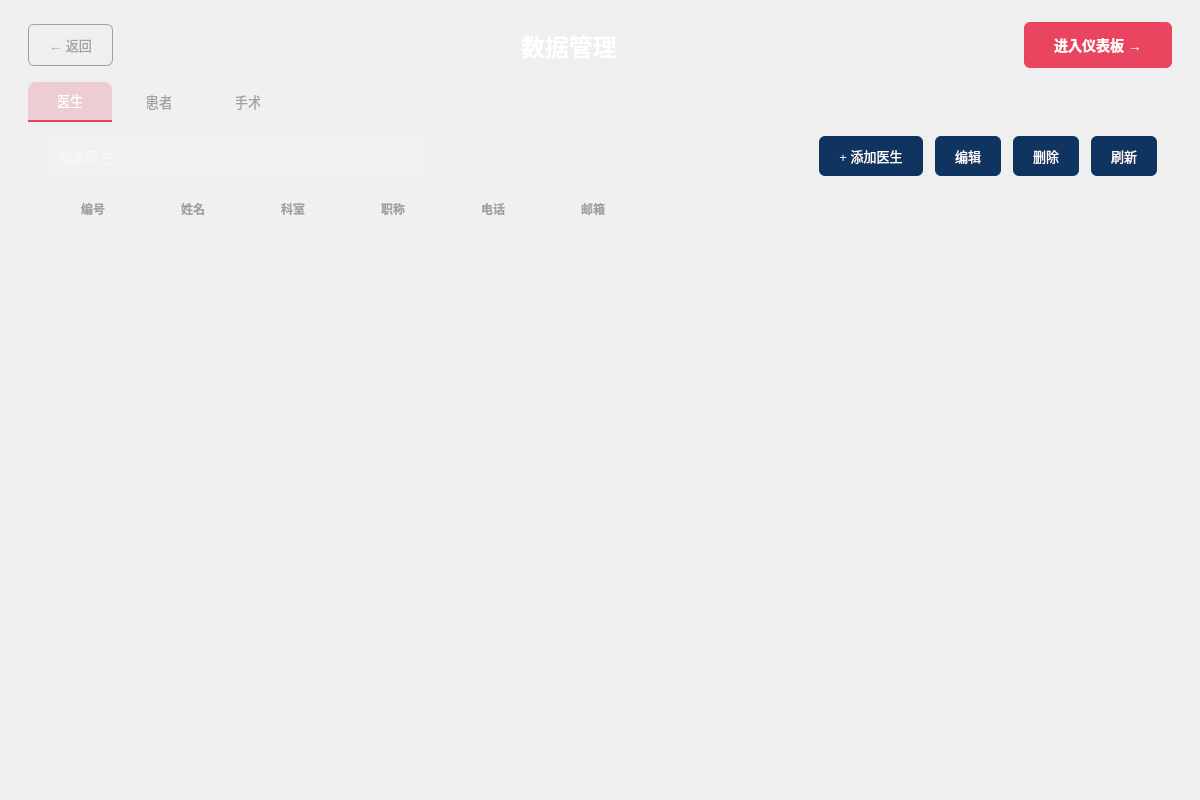
<?xml version="1.0" encoding="UTF-8"?>
<ui version="4.0">
 <class>ManagementPage</class>
 <widget class="QWidget" name="ManagementPage">
  <property name="geometry">
   <rect>
    <x>0</x>
    <y>0</y>
    <width>1200</width>
    <height>800</height>
   </rect>
  </property>
  <property name="windowTitle">
   <string>数据管理</string>
  </property>
  <property name="styleSheet">
   <string notr="true">QWidget#ManagementPage {
    background: qlineargradient(x1:0, y1:0, x2:1, y2:1,
        stop:0 #1a1a2e, stop:1 #16213e);
}

QLabel#titleLabel {
    color: #ffffff;
    font-size: 24px;
    font-weight: bold;
}

QTabWidget::pane {
    border: 1px solid rgba(255, 255, 255, 0.1);
    border-radius: 10px;
    background-color: rgba(255, 255, 255, 0.02);
    top: -1px;
}

QTabBar::tab {
    background-color: rgba(255, 255, 255, 0.05);
    color: #a0a0a0;
    padding: 12px 30px;
    margin-right: 5px;
    border-top-left-radius: 8px;
    border-top-right-radius: 8px;
    font-size: 14px;
}

QTabBar::tab:selected {
    background-color: rgba(233, 69, 96, 0.2);
    color: #ffffff;
    border-bottom: 2px solid #e94560;
}

QTabBar::tab:hover:!selected {
    background-color: rgba(255, 255, 255, 0.1);
}

QTableWidget {
    background-color: transparent;
    border: none;
    gridline-color: rgba(255, 255, 255, 0.1);
    color: #ffffff;
    font-size: 13px;
}

QTableWidget::item {
    padding: 10px;
    border-bottom: 1px solid rgba(255, 255, 255, 0.05);
}

QTableWidget::item:selected {
    background-color: rgba(233, 69, 96, 0.3);
}

QHeaderView::section {
    background-color: rgba(255, 255, 255, 0.05);
    color: #a0a0a0;
    padding: 10px;
    border: none;
    border-bottom: 1px solid rgba(255, 255, 255, 0.1);
    font-weight: bold;
}

QLineEdit {
    background-color: rgba(255, 255, 255, 0.1);
    border: 1px solid rgba(255, 255, 255, 0.2);
    border-radius: 6px;
    padding: 8px 12px;
    color: #ffffff;
    font-size: 14px;
}

QLineEdit:focus {
    border-color: #e94560;
}

QPushButton {
    background-color: #0f3460;
    color: white;
    border: none;
    border-radius: 6px;
    padding: 10px 20px;
    font-size: 13px;
}

QPushButton:hover {
    background-color: #e94560;
}

QPushButton#backButton {
    background-color: transparent;
    color: #a0a0a0;
    border: 1px solid #a0a0a0;
}

QPushButton#backButton:hover {
    color: #ffffff;
    border-color: #ffffff;
}

QPushButton#enterDashboardButton {
    background-color: #e94560;
    padding: 12px 30px;
    font-size: 14px;
    font-weight: bold;
}

QPushButton#enterDashboardButton:hover {
    background-color: #ff6b6b;
}</string>
  </property>
  <layout class="QVBoxLayout" name="mainLayout">
   <property name="spacing">
    <number>14</number>
   </property>
   <property name="leftMargin">
    <number>28</number>
   </property>
   <property name="topMargin">
    <number>22</number>
   </property>
   <property name="rightMargin">
    <number>28</number>
   </property>
   <property name="bottomMargin">
    <number>22</number>
   </property>
   <item>
    <layout class="QHBoxLayout" name="headerLayout">
     <item>
      <widget class="QPushButton" name="backButton">
       <property name="text">
        <string>← 返回</string>
       </property>
       <property name="cursor">
        <cursorShape>PointingHandCursor</cursorShape>
       </property>
      </widget>
     </item>
     <item>
      <spacer name="headerLeftSpacer">
       <property name="orientation">
        <enum>Qt::Horizontal</enum>
       </property>
       <property name="sizeHint" stdset="0">
        <size>
         <width>40</width>
         <height>20</height>
        </size>
       </property>
      </spacer>
     </item>
     <item>
      <widget class="QLabel" name="titleLabel">
       <property name="text">
        <string>数据管理</string>
       </property>
      </widget>
     </item>
     <item>
      <spacer name="headerRightSpacer">
       <property name="orientation">
        <enum>Qt::Horizontal</enum>
       </property>
       <property name="sizeHint" stdset="0">
        <size>
         <width>40</width>
         <height>20</height>
        </size>
       </property>
      </spacer>
     </item>
     <item>
      <widget class="QPushButton" name="enterDashboardButton">
       <property name="text">
        <string>进入仪表板 →</string>
       </property>
       <property name="cursor">
        <cursorShape>PointingHandCursor</cursorShape>
       </property>
      </widget>
     </item>
    </layout>
   </item>
   <item>
    <widget class="QTabWidget" name="tabWidget">
     <property name="currentIndex">
      <number>0</number>
     </property>
     <widget class="QWidget" name="doctorTab">
      <attribute name="title">
       <string>医生</string>
      </attribute>
      <layout class="QVBoxLayout" name="doctorTabLayout">
       <property name="spacing">
        <number>12</number>
       </property>
       <property name="leftMargin">
        <number>14</number>
       </property>
       <property name="topMargin">
        <number>14</number>
       </property>
       <property name="rightMargin">
        <number>14</number>
       </property>
       <property name="bottomMargin">
        <number>14</number>
       </property>
       <item>
        <layout class="QHBoxLayout" name="doctorToolbarLayout">
         <item>
          <widget class="QLineEdit" name="doctorSearchEdit">
            <property name="minimumSize">
             <size>
              <width>260</width>
              <height>0</height>
             </size>
            </property>
           <property name="placeholderText">
            <string>搜索医生...</string>
           </property>
          </widget>
         </item>
         <item>
          <spacer name="doctorToolbarSpacer">
           <property name="orientation">
            <enum>Qt::Horizontal</enum>
           </property>
           <property name="sizeHint" stdset="0">
            <size>
             <width>40</width>
             <height>20</height>
            </size>
           </property>
          </spacer>
         </item>
         <item>
          <widget class="QPushButton" name="addDoctorButton">
           <property name="text">
            <string>+ 添加医生</string>
           </property>
          </widget>
         </item>
         <item>
          <widget class="QPushButton" name="editDoctorButton">
           <property name="text">
            <string>编辑</string>
           </property>
          </widget>
         </item>
         <item>
          <widget class="QPushButton" name="deleteDoctorButton">
           <property name="text">
            <string>删除</string>
           </property>
          </widget>
         </item>
         <item>
          <widget class="QPushButton" name="refreshDoctorButton">
           <property name="text">
            <string>刷新</string>
           </property>
          </widget>
         </item>
        </layout>
       </item>
       <item>
        <widget class="QTableWidget" name="doctorTable">
         <property name="selectionMode">
          <enum>QAbstractItemView::SingleSelection</enum>
         </property>
         <property name="selectionBehavior">
          <enum>QAbstractItemView::SelectRows</enum>
         </property>
         <column>
          <property name="text">
           <string>编号</string>
          </property>
         </column>
         <column>
          <property name="text">
           <string>姓名</string>
          </property>
         </column>
         <column>
          <property name="text">
           <string>科室</string>
          </property>
         </column>
         <column>
          <property name="text">
           <string>职称</string>
          </property>
         </column>
         <column>
          <property name="text">
           <string>电话</string>
          </property>
         </column>
         <column>
          <property name="text">
           <string>邮箱</string>
          </property>
         </column>
        </widget>
       </item>
      </layout>
     </widget>
     <widget class="QWidget" name="patientTab">
      <attribute name="title">
       <string>患者</string>
      </attribute>
      <layout class="QVBoxLayout" name="patientTabLayout">
       <property name="spacing">
        <number>12</number>
       </property>
       <property name="leftMargin">
        <number>14</number>
       </property>
       <property name="topMargin">
        <number>14</number>
       </property>
       <property name="rightMargin">
        <number>14</number>
       </property>
       <property name="bottomMargin">
        <number>14</number>
       </property>
       <item>
        <layout class="QHBoxLayout" name="patientToolbarLayout">
         <item>
          <widget class="QLineEdit" name="patientSearchEdit">
            <property name="minimumSize">
             <size>
              <width>260</width>
              <height>0</height>
             </size>
            </property>
           <property name="placeholderText">
            <string>搜索患者...</string>
           </property>
          </widget>
         </item>
         <item>
          <spacer name="patientToolbarSpacer">
           <property name="orientation">
            <enum>Qt::Horizontal</enum>
           </property>
           <property name="sizeHint" stdset="0">
            <size>
             <width>40</width>
             <height>20</height>
            </size>
           </property>
          </spacer>
         </item>
         <item>
          <widget class="QPushButton" name="addPatientButton">
           <property name="text">
            <string>+ 添加患者</string>
           </property>
          </widget>
         </item>
         <item>
          <widget class="QPushButton" name="editPatientButton">
           <property name="text">
            <string>编辑</string>
           </property>
          </widget>
         </item>
         <item>
          <widget class="QPushButton" name="deletePatientButton">
           <property name="text">
            <string>删除</string>
           </property>
          </widget>
         </item>
         <item>
          <widget class="QPushButton" name="refreshPatientButton">
           <property name="text">
            <string>刷新</string>
           </property>
          </widget>
         </item>
        </layout>
       </item>
       <item>
        <widget class="QTableWidget" name="patientTable">
         <property name="selectionMode">
          <enum>QAbstractItemView::SingleSelection</enum>
         </property>
         <property name="selectionBehavior">
          <enum>QAbstractItemView::SelectRows</enum>
         </property>
         <column>
          <property name="text">
           <string>编号</string>
          </property>
         </column>
         <column>
          <property name="text">
           <string>姓名</string>
          </property>
         </column>
         <column>
          <property name="text">
           <string>性别</string>
          </property>
         </column>
         <column>
          <property name="text">
           <string>年龄</string>
          </property>
         </column>
         <column>
          <property name="text">
           <string>电话</string>
          </property>
         </column>
         <column>
          <property name="text">
           <string>诊断</string>
          </property>
         </column>
         <column>
          <property name="text">
           <string>主治医生</string>
          </property>
         </column>
        </widget>
       </item>
      </layout>
     </widget>
     <widget class="QWidget" name="surgeryTab">
      <attribute name="title">
       <string>手术</string>
      </attribute>
      <layout class="QVBoxLayout" name="surgeryTabLayout">
       <property name="spacing">
        <number>12</number>
       </property>
       <property name="leftMargin">
        <number>14</number>
       </property>
       <property name="topMargin">
        <number>14</number>
       </property>
       <property name="rightMargin">
        <number>14</number>
       </property>
       <property name="bottomMargin">
        <number>14</number>
       </property>
       <item>
        <layout class="QHBoxLayout" name="surgeryToolbarLayout">
         <item>
          <widget class="QLineEdit" name="surgerySearchEdit">
            <property name="minimumSize">
             <size>
              <width>260</width>
              <height>0</height>
             </size>
            </property>
           <property name="placeholderText">
            <string>搜索手术...</string>
           </property>
          </widget>
         </item>
         <item>
          <spacer name="surgeryToolbarSpacer">
           <property name="orientation">
            <enum>Qt::Horizontal</enum>
           </property>
           <property name="sizeHint" stdset="0">
            <size>
             <width>40</width>
             <height>20</height>
            </size>
           </property>
          </spacer>
         </item>
         <item>
          <widget class="QPushButton" name="addSurgeryButton">
           <property name="text">
            <string>+ 添加手术</string>
           </property>
          </widget>
         </item>
         <item>
          <widget class="QPushButton" name="editSurgeryButton">
           <property name="text">
            <string>编辑</string>
           </property>
          </widget>
         </item>
         <item>
          <widget class="QPushButton" name="deleteSurgeryButton">
           <property name="text">
            <string>删除</string>
           </property>
          </widget>
         </item>
         <item>
          <widget class="QPushButton" name="refreshSurgeryButton">
           <property name="text">
            <string>刷新</string>
           </property>
          </widget>
         </item>
        </layout>
       </item>
       <item>
        <widget class="QTableWidget" name="surgeryTable">
         <property name="selectionMode">
          <enum>QAbstractItemView::SingleSelection</enum>
         </property>
         <property name="selectionBehavior">
          <enum>QAbstractItemView::SelectRows</enum>
         </property>
         <column>
          <property name="text">
           <string>编号</string>
          </property>
         </column>
         <column>
          <property name="text">
           <string>患者</string>
          </property>
         </column>
         <column>
          <property name="text">
           <string>医生</string>
          </property>
         </column>
         <column>
          <property name="text">
           <string>类型</string>
          </property>
         </column>
         <column>
          <property name="text">
           <string>日期</string>
          </property>
         </column>
         <column>
          <property name="text">
           <string>状态</string>
          </property>
         </column>
        </widget>
       </item>
      </layout>
     </widget>
    </widget>
   </item>
  </layout>
 </widget>
 <resources/>
 <connections/>
</ui>
